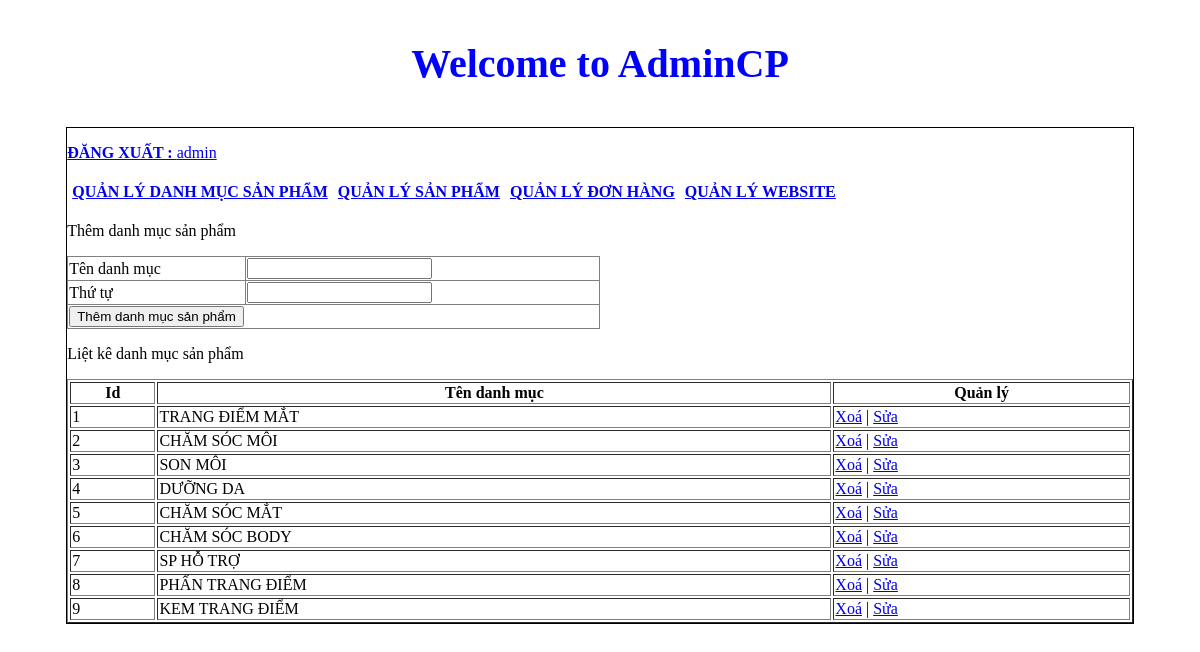
/admincp/index.php?action=quanlydanhmucsanpham&query=them (signed in), run on the app's committed database.
### tables this page shows
CREATE TABLE `tbl_danhmuc` (
  `id_danhmuc` int(11) NOT NULL,
  `tendanhmuc` varchar(100) NOT NULL,
  `thutu` int(11) NOT NULL
);

### admincp/modules/quanlydanhmucsp/lietke.php (the view)
<?php
	$sql_lietke_danhmucsp = "SELECT * FROM tbl_danhmuc ORDER BY thutu DESC";
	$query_lietke_danhmucsp = mysqli_query($mysqli,$sql_lietke_danhmucsp);
?>
<p>Liệt kê danh mục sản phẩm</p>
<table style="width:100%" border="1" style="border-collapse: collapse;">
  <tr>
  	<th>Id</th>
    <th>Tên danh mục</th>
  	<th>Quản lý</th>
  </tr>
  <?php
  $i = 0;
  while($row = mysqli_fetch_array($query_lietke_danhmucsp)){
  	$i++;
  ?>
  <tr>
  	<td><?php echo $i ?></td>
    <td><?php echo $row['tendanhmuc'] ?></td>
   	<td>
   		<a href="modules/quanlydanhmucsp/xuly.php?iddanhmuc=<?php echo $row['id_danhmuc'] ?>">Xoá</a> | <a href="?action=quanlydanhmucsanpham&query=sua&iddanhmuc=<?php echo $row['id_danhmuc'] ?>">Sửa</a>
   	</td>
  </tr>
  <?php
  }
  ?>
</table>

### data on the page
tbl_danhmuc: tendanhmuc "TRANG ĐIỂM MẮT"
tbl_danhmuc: tendanhmuc "CHĂM SÓC MÔI"
tbl_danhmuc: tendanhmuc "SON MÔI"
tbl_danhmuc: tendanhmuc "DƯỠNG DA"
tbl_danhmuc: tendanhmuc "CHĂM SÓC MẮT"
tbl_danhmuc: tendanhmuc "CHĂM SÓC BODY"
tbl_danhmuc: tendanhmuc "SP HỖ TRỢ"
tbl_danhmuc: tendanhmuc "PHẤN TRANG ĐIỂM"
tbl_danhmuc: tendanhmuc "KEM TRANG ĐIỂM"

### other printed values
$_SESSION['dangnhap'] "admin"
